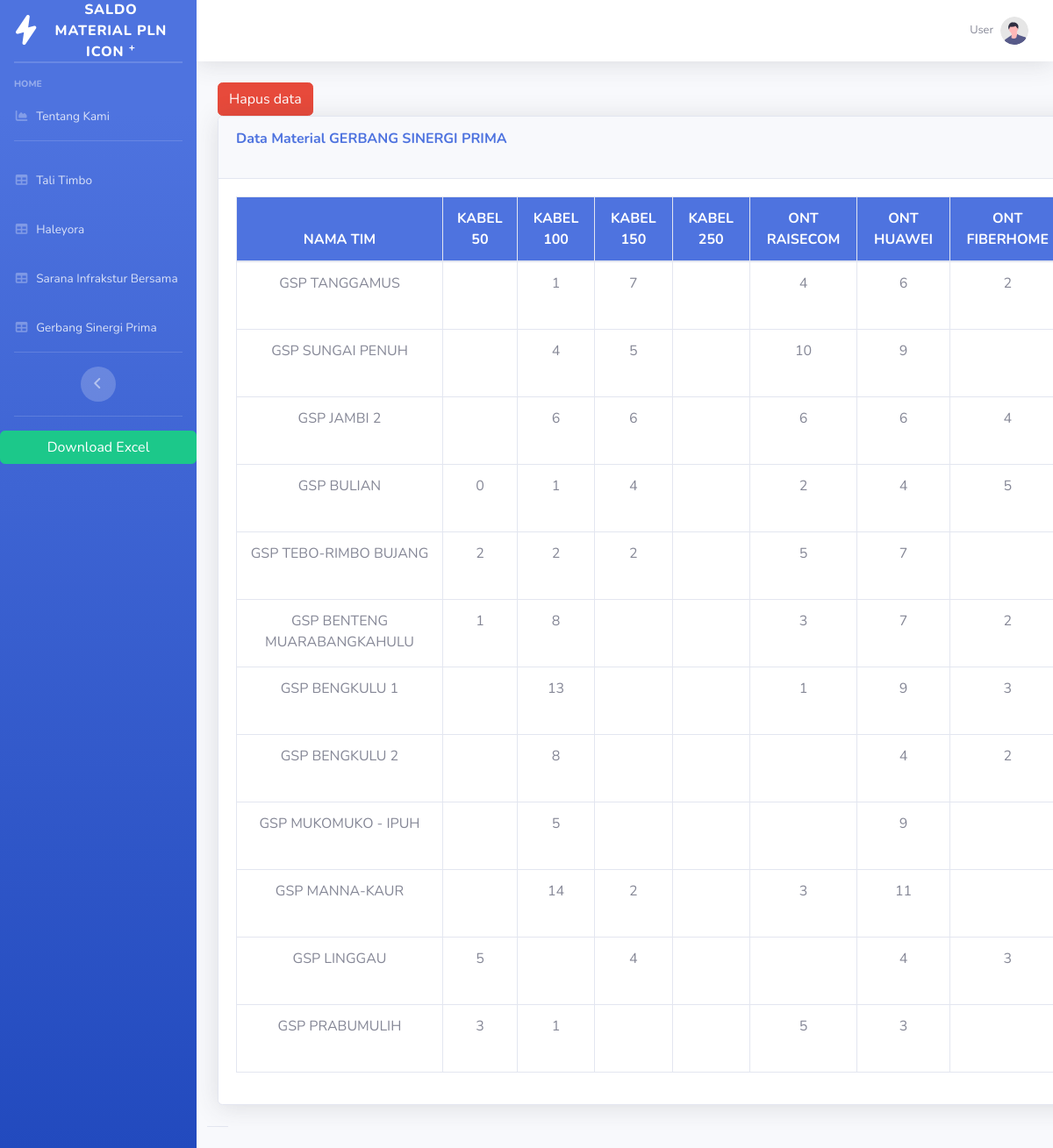
Screenshot of /inputdata4.php with the database file from the repository.
### tables this page shows
CREATE TABLE `inputdata4` (
  `id` int(11) NOT NULL,
  `NAMATIM` varchar(30) NOT NULL,
  `KABEL50` text NOT NULL,
  `KABEL100` text NOT NULL,
  `KABEL150` text NOT NULL,
  `KABEL250` text NOT NULL,
  `ONTRAISECOM` text NOT NULL,
  `ONTHUAWEI` text NOT NULL,
  `ONTFIBERHOME` text NOT NULL,
  `STB` text NOT NULL
);

### inputdata4.php (the view, shortened to what this page needs)
<?php
require 'function.php';
?>
<!DOCTYPE html>
<html lang="en">
<head>
    <link href="vendor/fontawesome-free/css/all.min.css" rel="stylesheet" type="text/css">
    <link href="css/sb-admin-2.min.css" rel="stylesheet">
</head>
<body id="page-top">
    <div id="wrapper">
        <ul class="navbar-nav bg-gradient-primary sidebar sidebar-dark accordion" id="accordionSidebar">
            <a class="sidebar-brand d-flex align-items-center justify-content-center" href="inputdata.php">
                <div class="sidebar-brand-icon rotate-n-15">
                    <i class="fas fa-bolt"></i>
                </div>
                <div class="sidebar-brand-text mx-3">SALDO MATERIAL PLN ICON <sup>+</sup></div>
            </a>
            <hr class="sidebar-divider my-0">
            <hr class="sidebar-divider">
            <div class="sidebar-heading">
                home
            </div>
            <li class="nav-item">
                <a class="nav-link" href="stokbarang.php">
                    <i class="fas fa-fw fa-chart-area"></i>
                    <span>Tentang Kami</span></a>
            </li>
            <hr class="sidebar-divider d-none d-md-block">
            <li class="nav-item">
                <a class="nav-link" href="inputdata.php">
                    <i class="fas fa-fw fa-table"></i>
                    <span>Tali Timbo</span></a>
            </li>
            <li class="nav-item">
                <a class="nav-link" href="inputdata2.php">
                    <i class="fas fa-fw fa-table"></i>
                    <span>Haleyora</span></a>
            </li>
            <li class="nav-item">
                <a class="nav-link" href="inputdata3.php">
                    <i class="fas fa-fw fa-table"></i>
                    <span>Sarana Infrakstur Bersama</span></a>
            </li>
            <li class="nav-item">
                <a class="nav-link" href="inputdata4.php">
                    <i class="fas fa-fw fa-table"></i>
                    <span>Gerbang Sinergi Prima</span></a>
            </li>
            <hr class="sidebar-divider d-none d-md-block">
            <div class="text-center d-none d-md-inline">
                <button class="rounded-circle border-0" id="sidebarToggle"></button>
            </div>
            <hr class="sidebar-divider d-none d-md-block">
            <a href="exportexcel.php" class="btn btn-success mb-3">
                Download Excel
                   </a>
                </ul>
        <div id="content-wrapper" class="d-flex flex-column">
            <div id="content">
                <nav class="navbar navbar-expand navbar-light bg-white topbar mb-4 static-top shadow">
                    <ul class="navbar-nav ml-auto">
                        <li class="nav-item dropdown no-arrow">
                            <a class="nav-link dropdown-toggle" href="#" id="userDropdown" role="button"
                                data-toggle="dropdown" aria-haspopup="true" aria-expanded="false">
                                <span class="mr-2 d-none d-lg-inline text-gray-600 small">User</span>
                                <img class="img-profile rounded-circle"
                                    src="img/undraw_profile.svg">
                            </a>
                        </li>
                    </ul>
                </nav>
                <div class="container-fluid">
                <form method="post" style="display:inline;">
               <button type="submit" name="resetdata3"
                class="btn btn-danger"
                   onclick="return confirm('Yakin mau hapus SEMUA data?')">
              Hapus data
             </button>
           </form>
                    <div class="row">
                    <div class="row">
                        <div class="container-fluid">
                    <div class="card shadow mb-4">
    <div class="card-header py-3 d-flex justify-content-between">
        <h6 class="m-0 font-weight-bold text-primary">Data Material GERBANG SINERGI PRIMA</h6>
    </div>
    <div class="card-body">
        <div class="table-responsive" style="overflow-x:auto;">
<table class="table table-bordered text-center" style="min-width:1200px;">
    <thead class="bg-primary text-white">
        <tr>
            <th>NAMA TIM</th>
            <th>KABEL 50</th>
            <th>KABEL 100</th>
            <th>KABEL 150</th>
            <th>KABEL 250</th>
            <th>ONT RAISECOM</th>
            <th>ONT HUAWEI</th>
            <th>ONT FIBERHOME</th>
        </tr>
    </thead>
    <tbody>
    <?php
    $data_material = mysqli_query($conn, "SELECT * FROM inputdata4");
    while($row = mysqli_fetch_assoc($data_material)){
    ?>
        <tr>
            <td><?= $row['NAMATIM']; ?></td>
            <td><?= $row['KABEL50']; ?></td>
            <td><?= $row['KABEL100']; ?></td>
            <td><?= $row['KABEL150']; ?></td>
            <td><?= $row['KABEL250']; ?></td>
            <td><?= $row['ONTRAISECOM']; ?></td>
            <td><?= $row['ONTHUAWEI']; ?></td>
            <td><?= $row['ONTFIBERHOME']; ?></td>
        </tr>
    <?php } ?>
    </tbody>
</table>
</div>
         </div>
    </div>
                    </div>
</body>
        <div class="modal-footer">
        </div>
</html>

### rows the page displays
inputdata4: NAMATIM "GSP TANGGAMUS", KABEL100 "1", KABEL150 "7", ONTRAISECOM "4", ONTHUAWEI "6", ONTFIBERHOME "2"
inputdata4: NAMATIM "GSP SUNGAI PENUH", KABEL100 "4", KABEL150 "5", ONTRAISECOM "10", ONTHUAWEI "9"
inputdata4: NAMATIM "GSP JAMBI 2", KABEL100 "6", KABEL150 "6", ONTRAISECOM "6", ONTHUAWEI "6", ONTFIBERHOME "4"
inputdata4: NAMATIM "GSP BULIAN", KABEL50 "0", KABEL100 "1", KABEL150 "4", ONTRAISECOM "2", ONTHUAWEI "4", ONTFIBERHOME "5"
inputdata4: NAMATIM "GSP TEBO-RIMBO BUJANG", KABEL50 "2", KABEL100 "2", KABEL150 "2", ONTRAISECOM "5", ONTHUAWEI "7"
inputdata4: NAMATIM "GSP BENTENG MUARABANGKAHULU", KABEL50 "1", KABEL100 "8", ONTRAISECOM "3", ONTHUAWEI "7", ONTFIBERHOME "2"
inputdata4: NAMATIM "GSP BENGKULU 1", KABEL100 "13", ONTRAISECOM "1", ONTHUAWEI "9", ONTFIBERHOME "3"
inputdata4: NAMATIM "GSP BENGKULU 2", KABEL100 "8", ONTHUAWEI "4", ONTFIBERHOME "2"
inputdata4: NAMATIM "GSP MUKOMUKO - IPUH", KABEL100 "5", ONTHUAWEI "9"
inputdata4: NAMATIM "GSP MANNA-KAUR", KABEL100 "14", KABEL150 "2", ONTRAISECOM "3", ONTHUAWEI "11"
inputdata4: NAMATIM "GSP LINGGAU", KABEL50 "5", KABEL150 "4", ONTHUAWEI "4", ONTFIBERHOME "3"
inputdata4: NAMATIM "GSP PRABUMULIH", KABEL50 "3", KABEL100 "1", ONTRAISECOM "5", ONTHUAWEI "3"
